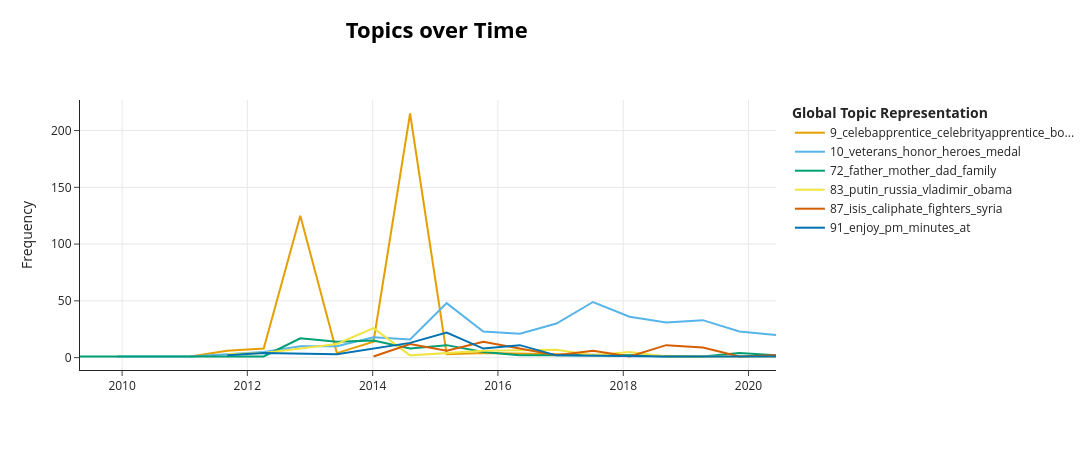

Here is the notebook cell this chart was saved with:
### Markdown cell above
I used top_n_topics to only show the top 20 most frequent topics. If I were to visualize all topics, which is possible by leaving top_n_topics empty, there is a chance that hundreds of lines will fill the plot.

You can also use topics to show specific topics:

### Code cell
topic_model.visualize_topics_over_time(topics_over_time, topics=[9, 10, 72, 83, 87, 91])

### Figure 1 — Plotly figure (JSON) as saved in the notebook; plotly's stock layout.template omitted (floating-point values rounded to 4 significant figures)
{"data": [{"hoverinfo": "text", "hovertext": ["<b>Topic 9</b><br>Words: celebrityapprenticefinale, upcoming, episode, trumpvlog, check", "<b>Topic 9</b><br>Words: celebapprentice, chopper, eston, trumpvlog, sunday", "<b>Topic 9</b><br>Words: celebrityapprentice, episode, celebapprentice, season, sunday", "<b>Topic 9</b><br>Words: celebapprentice, celebrityapprentice, boardroom, thegarybusey, star", "<b>Topic 9</b><br>Words: starflire, pzoric, robstylz, celebapprentice, canceled", "<b>Topic 9</b><br>Words: celebrityapprentice, celebapprentice, shooting, reality, hollywood", "<b>Topic 9</b><br>Words: celebapprentice, celebrityapprentice, season, boardroom, show", "<b>Topic 9</b><br>Words: artfiopz, chrissy, tiegen, bigbrotherkat, ariel", "<b>Topic 9</b><br>Words: ringlingbros, cecki, kardashians, meetthetrumps, abc", "<b>Topic 9</b><br>Words: entertainers, importantly, check, two, show"], "marker": {"color": "#E69F00"}, "mode": "lines", "name": "9_celebapprentice_celebrityapprentice_bo...", "type": "scatter", "x": ["2011-02-03T19:37:55.450000", "2011-09-05T03:52:25.600000", "2012-04-05T12:06:55.750000", "2012-11-04T20:21:25.900000", "2013-06-06T04:35:56.050000", "2014-01-05T12:50:26.200000", "2014-08-06T21:04:56.350000", "2015-03-08T05:19:26.500000", "2015-10-07T13:33:56.650000", "2019-04-09T15:00:57.550000"], "y": [1, 6, 8, 125, 4, 14, 215, 3, 4, 1]}, {"hoverinfo": "text", "hovertext": ["<b>Topic 10</b><br>Words: wishing, memorial, veterans, freedom, weekend", "<b>Topic 10</b><br>Words: giunta, salvatore, medal, sgt, honor", "<b>Topic 10</b><br>Words: protected, wishing, memorial, soldiers, everyone", "<b>Topic 10</b><br>Words: armed, admiration, veterans, men, parade", "<b>Topic 10</b><br>Words: seal, lauding, navy, indulgent, trigger", "<b>Topic 10</b><br>Words: veterans, memorial, bruckheimer, gilcharles, jessicacarwile", "<b>Topic 10</b><br>Words: veterans, veteran, vdit, soonrfan, sinise", "<b>Topic 10</b><br>Words: va, veterans, vets, scandal, care", "<b>Topic 10</b><br>Words: sgt, tahmooressi, veteransday, andrew, marinefreed", "<b>Topic 10</b><br>Words: veterans, vets, heroes, commandant, care", "<b>Topic 10</b><br>Words: veterans, vets, vet, honor, affairs", "<b>Topic 10</b><br>Words: veterans, raised, heroes, memorial, groups", "<b>Topic 10</b><br>Words: heroes, veterans, women, honor, army", "<b>Topic 10</b><br>Words: veterans, heroes, honor, harbor, pearl", "<b>Topic 10</b><br>Words: veterans, honor, heroes, men, women", "<b>Topic 10</b><br>Words: veterans, honor, medal, heroes, service", "<b>Topic 10</b><br>Words: veterans, honor, medal, heroes, freedom", "<b>Topic 10</b><br>Words: veterans, warriors, aids, medal, honor", "<b>Topic 10</b><br>Words: veterans, heroes, honor, nation, soldiers"], "marker": {"color": "#56B4E9"}, "mode": "lines", "name": "10_veterans_honor_heroes_medal", "type": "scatter", "x": ["2009-12-04T03:08:55.150000", "2010-07-05T11:23:25.300000", "2011-02-03T19:37:55.450000", "2011-09-05T03:52:25.600000", "2012-04-05T12:06:55.750000", "2012-11-04T20:21:25.900000", "2013-06-06T04:35:56.050000", "2014-01-05T12:50:26.200000", "2014-08-06T21:04:56.350000", "2015-03-08T05:19:26.500000", "2015-10-07T13:33:56.650000", "2016-05-07T21:48:26.800000", "2016-12-07T06:02:56.950000", "2017-07-08T14:17:27.100000", "2018-02-06T22:31:57.250000", "2018-09-08T06:46:27.400000", "2019-04-09T15:00:57.550000", "2019-11-08T23:15:27.700000", "2020-06-09T07:29:57.850000"], "y": [1, 1, 1, 3, 5, 10, 10, 18, 16, 48, 23, 21, 30, 49, 36, 31, 33, 23, 20]}, {"hoverinfo": "text", "hovertext": ["<b>Topic 72</b><br>Words: dad, everyday, wishing, father, champion", "<b>Topic 72</b><br>Words: son, proud, take, look, work", "<b>Topic 72</b><br>Words: healthy, family, happy, father, mother", "<b>Topic 72</b><br>Words: father, family, hi, son, dad", "<b>Topic 72</b><br>Words: father, dad, stacys, mother, family", "<b>Topic 72</b><br>Words: father, dad, picture, mother, fathers", "<b>Topic 72</b><br>Words: melrivers, mother, mom, father, family", "<b>Topic 72</b><br>Words: father, sister, bradsteinle, family, son", "<b>Topic 72</b><br>Words: father, jkmorgan, memphis, mother, erictrump", "<b>Topic 72</b><br>Words: ravenrantz, cissy, supportstrump, billygraham, lynch", "<b>Topic 72</b><br>Words: metcalf, ceejay, father, mother, son", "<b>Topic 72</b><br>Words: dad, son, loves, nice, his", "<b>Topic 72</b><br>Words: fewer, critics, father, vicious, worst", "<b>Topic 72</b><br>Words: miner, meadow, dad, father, mother", "<b>Topic 72</b><br>Words: joy, warmest, mother, condolences, wife"], "marker": {"color": "#009E73"}, "mode": "lines", "name": "72_father_mother_dad_family", "type": "scatter", "x": ["2009-04-30T12:30:07.597000", "2011-02-03T19:37:55.450000", "2012-04-05T12:06:55.750000", "2012-11-04T20:21:25.900000", "2013-06-06T04:35:56.050000", "2014-01-05T12:50:26.200000", "2014-08-06T21:04:56.350000", "2015-03-08T05:19:26.500000", "2015-10-07T13:33:56.650000", "2016-05-07T21:48:26.800000", "2018-02-06T22:31:57.250000", "2018-09-08T06:46:27.400000", "2019-04-09T15:00:57.550000", "2019-11-08T23:15:27.700000", "2020-06-09T07:29:57.850000"], "y": [1, 1, 1, 17, 14, 15, 8, 11, 5, 2, 2, 1, 1, 4, 2]}, {"hoverinfo": "text", "hovertext": ["<b>Topic 83</b><br>Words: values, laughingstock, universal, competitors, russia", "<b>Topic 83</b><br>Words: putin, exceptionalism, sub, defenses, outsourced", "<b>Topic 83</b><br>Words: putin, russia, lifeline, hand, dawesy", "<b>Topic 83</b><br>Words: putin, vladimir, russia, olympics, lunch", "<b>Topic 83</b><br>Words: putin, smitty, dubc, belt, riot", "<b>Topic 83</b><br>Words: putin, fastball, agirland, kgb, bluestarwindow", "<b>Topic 83</b><br>Words: putin, michaeltribunel, chafey, jfgrcar, told", "<b>Topic 83</b><br>Words: putin, russia, terror, vladimir, humiliating", "<b>Topic 83</b><br>Words: hcare, relationship, russia, putin, fools", "<b>Topic 83</b><br>Words: russia, putin, timeline, derangement, crimea", "<b>Topic 83</b><br>Words: tougher, russia, relations, someday, expect", "<b>Topic 83</b><br>Words: wants, russia, win, him, putin", "<b>Topic 83</b><br>Words: ate, russia, handlers, lunch, obviously"], "marker": {"color": "#F0E442"}, "mode": "lines", "name": "83_putin_russia_vladimir_obama", "type": "scatter", "x": ["2011-09-05T03:52:25.600000", "2012-04-05T12:06:55.750000", "2013-06-06T04:35:56.050000", "2014-01-05T12:50:26.200000", "2014-08-06T21:04:56.350000", "2015-03-08T05:19:26.500000", "2015-10-07T13:33:56.650000", "2016-12-07T06:02:56.950000", "2017-07-08T14:17:27.100000", "2018-02-06T22:31:57.250000", "2018-09-08T06:46:27.400000", "2019-11-08T23:15:27.700000", "2020-06-09T07:29:57.850000"], "y": [3, 4, 12, 26, 2, 4, 6, 7, 2, 5, 1, 1, 1]}, {"hoverinfo": "text", "hovertext": ["<b>Topic 87</b><br>Words: executing, isis, prior, rights, soldiers", "<b>Topic 87</b><br>Words: isis, saddam, beheading, hussein, jrhennessy", "<b>Topic 87</b><br>Words: isis, mymantrump, nx, islambies, ramadi", "<b>Topic 87</b><br>Words: isis, masterminds, surrender, refugees, jamespwilson", "<b>Topic 87</b><br>Words: isis, refugees, islami, verse, bangladesh", "<b>Topic 87</b><br>Words: certain, executed, middle, horror, christians", "<b>Topic 87</b><br>Words: isis, dilloncjtf, oir, colonel, accelerated", "<b>Topic 87</b><br>Words: captured, five, isis, wanted, leaders", "<b>Topic 87</b><br>Words: isis, caliphate, syria, loaded, permeate", "<b>Topic 87</b><br>Words: isis, caliphate, fighters, captured, prisoners", "<b>Topic 87</b><br>Words: isis, caliphate, baghdadi, lethal, animal", "<b>Topic 87</b><br>Words: obliterated, caliphate, isis, secured, disastrous"], "marker": {"color": "#D55E00"}, "mode": "lines", "name": "87_isis_caliphate_fighters_syria", "type": "scatter", "x": ["2014-01-05T12:50:26.200000", "2014-08-06T21:04:56.350000", "2015-03-08T05:19:26.500000", "2015-10-07T13:33:56.650000", "2016-05-07T21:48:26.800000", "2016-12-07T06:02:56.950000", "2017-07-08T14:17:27.100000", "2018-02-06T22:31:57.250000", "2018-09-08T06:46:27.400000", "2019-04-09T15:00:57.550000", "2019-11-08T23:15:27.700000", "2020-06-09T07:29:57.850000"], "y": [1, 12, 6, 14, 8, 2, 6, 1, 11, 9, 1, 2]}, {"hoverinfo": "text", "hovertext": ["<b>Topic 91</b><br>Words: monday, ll, am, enjoy, at", "<b>Topic 91</b><br>Words: monday, ll, pm, enjoy, at", "<b>Topic 91</b><br>Words: quiz, download, pm, app, enjoy", "<b>Topic 91</b><br>Words: enjoy, minutes, morning, at, pm", "<b>Topic 91</b><br>Words: enjoy, pm, minutes, morning, at", "<b>Topic 91</b><br>Words: enjoy, donlemon, pm, around, figure", "<b>Topic 91</b><br>Words: enjoy, pm, tonight, at, hosted", "<b>Topic 91</b><br>Words: enjoy, am, on, be, will", "<b>Topic 91</b><br>Words: enjoy, watch, now, on, pm", "<b>Topic 91</b><br>Words: enjoy, now, on, pm, minutes"], "marker": {"color": "#0072B2"}, "mode": "lines", "name": "91_enjoy_pm_minutes_at", "type": "scatter", "x": ["2011-09-05T03:52:25.600000", "2012-04-05T12:06:55.750000", "2013-06-06T04:35:56.050000", "2014-08-06T21:04:56.350000", "2015-03-08T05:19:26.500000", "2015-10-07T13:33:56.650000", "2016-05-07T21:48:26.800000", "2016-12-07T06:02:56.950000", "2018-09-08T06:46:27.400000", "2020-06-09T07:29:57.850000"], "y": [2, 4, 3, 13, 22, 8, 11, 2, 1, 1]}], "layout": {"height": 450, "hoverlabel": {"bgcolor": "white", "font": {"family": "Rockwell", "size": 16}}, "legend": {"title": {"text": "<b>Global Topic Representation"}}, "title": {"font": {"color": "Black", "size": 22}, "text": "<b>Topics over Time</b>", "x": 0.4, "xanchor": "center", "y": 0.95, "yanchor": "top"}, "width": 1250, "xaxis": {"showgrid": true}, "yaxis": {"showgrid": true, "title": {"text": "Frequency"}}}}
